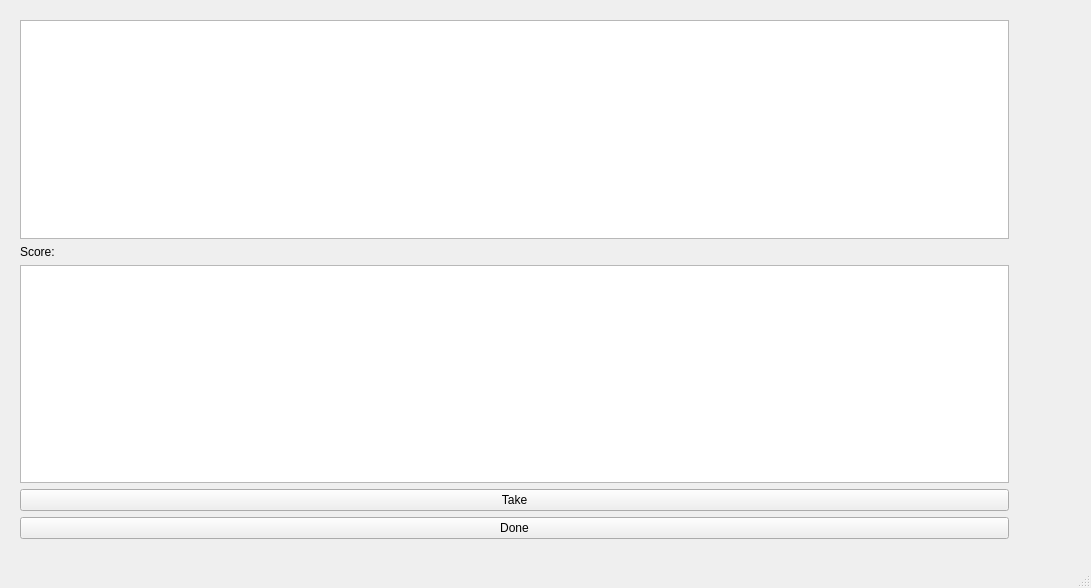
<?xml version="1.0" encoding="UTF-8"?>
<ui version="4.0">
 <class>MainWindow</class>
 <widget class="QMainWindow" name="MainWindow">
  <property name="geometry">
   <rect>
    <x>0</x>
    <y>0</y>
    <width>1091</width>
    <height>588</height>
   </rect>
  </property>
  <property name="windowTitle">
   <string>MainWindow</string>
  </property>
  <widget class="QWidget" name="centralwidget">
   <widget class="QWidget" name="verticalLayoutWidget">
    <property name="geometry">
     <rect>
      <x>20</x>
      <y>20</y>
      <width>989</width>
      <height>519</height>
     </rect>
    </property>
    <layout class="QVBoxLayout" name="verticalLayout">
     <item>
      <widget class="QColumnView" name="columnView"/>
     </item>
     <item>
      <widget class="QLabel" name="label">
       <property name="text">
        <string>Score: </string>
       </property>
      </widget>
     </item>
     <item>
      <widget class="QColumnView" name="columnView_2"/>
     </item>
     <item>
      <widget class="QPushButton" name="pushButton">
       <property name="text">
        <string>Take</string>
       </property>
      </widget>
     </item>
     <item>
      <widget class="QPushButton" name="pushButton_2">
       <property name="text">
        <string>Done</string>
       </property>
      </widget>
     </item>
    </layout>
   </widget>
  </widget>
  <widget class="QMenuBar" name="menubar">
   <property name="geometry">
    <rect>
     <x>0</x>
     <y>0</y>
     <width>1091</width>
     <height>21</height>
    </rect>
   </property>
  </widget>
  <widget class="QStatusBar" name="statusbar"/>
 </widget>
 <resources/>
 <connections/>
</ui>
